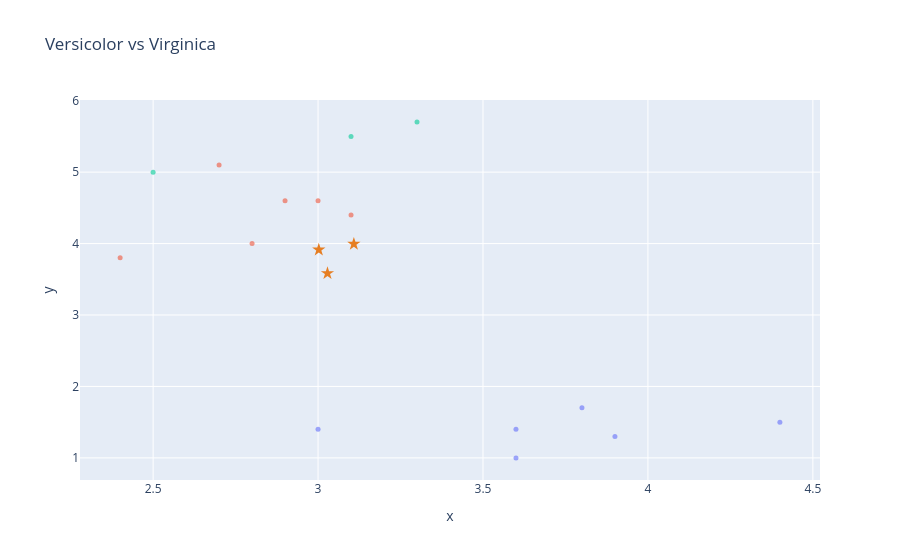

Notebook cell for this chart:
### Code cell
fig = plot_dataframe(validation[:, 1:3], title='Blobs Dataset', label=y_validation)
for i, centroid in enumerate(centroids):
    fig = plot_centroid(fig, centroid[1:3], colors=["#e67e22"], marker_size=10, symbol='star', name=f'Centroid {i+1}')
fig.update_layout(showlegend=False, title='Versicolor vs Virginica')
fig.show()

### Figure 1 — Plotly figure (JSON) as saved in the notebook; plotly's stock layout.template omitted (floating-point values rounded to 4 significant figures)
{"data": [{"hovertemplate": "color=#f7dc6f<br>x=%{x}<br>y=%{y}<extra></extra>", "legendgroup": "#f7dc6f", "marker": {"color": "#636efa", "opacity": 0.6, "size": 5, "symbol": "circle"}, "mode": "markers", "name": "#f7dc6f", "orientation": "v", "showlegend": true, "type": "scatter", "x": [3.0, 3.6, 4.4, 3.6, 3.9, 3.8], "xaxis": "x", "y": [1.4, 1.0, 1.5, 1.4, 1.3, 1.7], "yaxis": "y"}, {"hovertemplate": "color=#82e0aa<br>x=%{x}<br>y=%{y}<extra></extra>", "legendgroup": "#82e0aa", "marker": {"color": "#EF553B", "opacity": 0.6, "size": 5, "symbol": "circle"}, "mode": "markers", "name": "#82e0aa", "orientation": "v", "showlegend": true, "type": "scatter", "x": [2.4, 2.8, 2.9, 2.7, 3.1, 3.0], "xaxis": "x", "y": [3.8, 4.0, 4.6, 5.1, 4.4, 4.6], "yaxis": "y"}, {"hovertemplate": "color=#f1948a<br>x=%{x}<br>y=%{y}<extra></extra>", "legendgroup": "#f1948a", "marker": {"color": "#00cc96", "opacity": 0.6, "size": 5, "symbol": "circle"}, "mode": "markers", "name": "#f1948a", "orientation": "v", "showlegend": true, "type": "scatter", "x": [2.5, 3.3, 3.1], "xaxis": "x", "y": [5.0, 5.7, 5.5], "yaxis": "y"}, {"marker": {"color": "#e67e22", "size": 10, "symbol": "star"}, "mode": "markers", "name": "Centroid 1", "type": "scatter", "x": [3.029], "y": [3.584]}, {"marker": {"color": "#e67e22", "size": 10, "symbol": "star"}, "mode": "markers", "name": "Centroid 2", "type": "scatter", "x": [3.002], "y": [3.914]}, {"marker": {"color": "#e67e22", "size": 10, "symbol": "star"}, "mode": "markers", "name": "Centroid 3", "type": "scatter", "x": [3.109], "y": [3.994]}], "layout": {"legend": {"title": {"text": "color"}, "tracegroupgap": 0}, "showlegend": false, "title": {"text": "Versicolor vs Virginica"}, "xaxis": {"anchor": "y", "domain": [0, 1], "title": {"text": "x"}}, "yaxis": {"anchor": "x", "domain": [0, 1], "title": {"text": "y"}}}}
